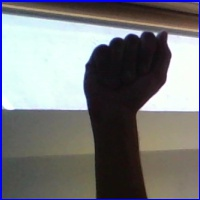
#> input picture asl_alphabet_test/A_test.jpg, 200 x 200 px, found by its file name
$ python preprocess.py
#> lines starting #> are read from the running program, lines starting #| are printed output that depends on the picture
import cv2
import matplotlib.pyplot as plt
import numpy as np
from PIL import Image

imagepath = '/home/gpae03/Documentos/Projects/avanti/ProjetoAvanti/asl_alphabet_test/A_test.jpg'
image = cv2.imread(imagepath)
#> image is the input picture: shape (200, 200, 3); mean B, G, R 123.9, 121.8, 120.8

#convertendo para escala de cinza
gray_image =  cv2.cvtColor(image, cv2.COLOR_RGB2GRAY)
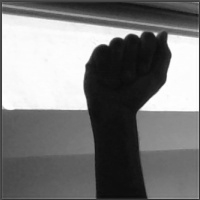
#> gray_image: shape (200, 200); min 11, max 255, mean 122.3
# Plotar imagem original
#redimensionando
width = 200
height = 200
resized_image = cv2.resize(gray_image, (width, height))

clahe = cv2.createCLAHE(clipLimit=0.5, tileGridSize=(8,8))
clahe_image = clahe.apply(resized_image)
contrasted = cv2.convertScaleAbs(resized_image, alpha=3.5, beta=0)
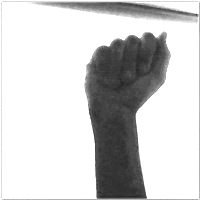
#> contrasted: shape (200, 200); min 38, max 255, mean 206.7

kernel = np.ones((3,3), np.uint8)
#enhance_image = cv2.blur(cv2.Canny(equalized_image, threshold1=95, threshold2=100), (3,3), 5)
edges = cv2.Canny(contrasted, threshold1=100, threshold2=250)
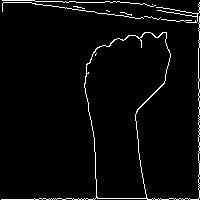
#> edges: shape (200, 200); 3.4% white in thin lines or dots
sub = cv2.subtract(contrasted,  edges)
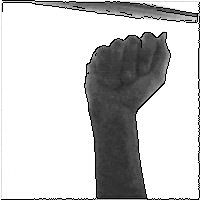
#> sub: shape (200, 200); min 0, max 255, mean 200.3
clahe_image = clahe.apply(resized_image)
sub = cv2.convertScaleAbs(sub, alpha=1, beta=80)
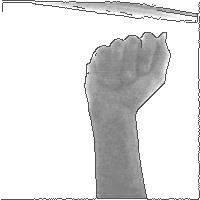
#> sub: shape (200, 200); min 80, max 255, mean 224.2
fusion = cv2.addWeighted(edges, 0.2, sub, 1, 0)
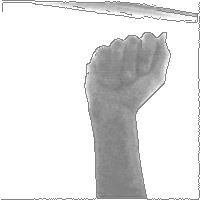
#> fusion: shape (200, 200); min 118, max 255, mean 225.9


#> (the run stopped early here; a loop or call above may not have finished)

$ run again, with asl_alphabet_test/B_test.jpg copied over asl_alphabet_test/A_test.jpg
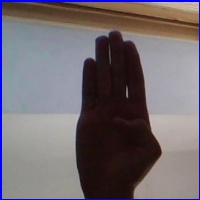
#> input picture asl_alphabet_test/B_test.jpg, 200 x 200 px, found by its file name
#> image is the input picture: shape (200, 200, 3); mean B, G, R 111.8, 106.2, 114
#> `edges = cv2.Canny(contrasted, threshold1=100, threshold2=250)`:
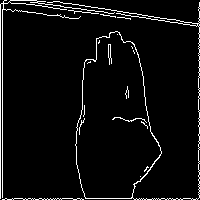
#> edges: shape (200, 200); 4.9% white in thin lines or dots
#> `fusion = cv2.addWeighted(edges, 0.2, sub, 1, 0)`:
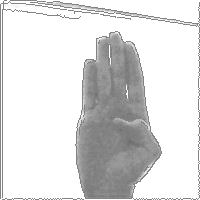
#> fusion: shape (200, 200); min 108, max 255, mean 221.6

$ run again, with asl_alphabet_test/C_test.jpg copied over asl_alphabet_test/A_test.jpg
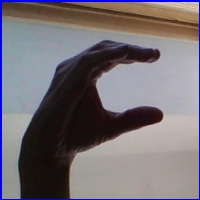
#> input picture asl_alphabet_test/C_test.jpg, 200 x 200 px, found by its file name
#> image is the input picture: shape (200, 200, 3); mean B, G, R 117.1, 111.6, 118
#> `edges = cv2.Canny(contrasted, threshold1=100, threshold2=250)`:
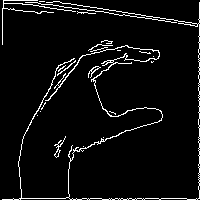
#> edges: shape (200, 200); 5.1% white in thin lines or dots
#> `fusion = cv2.addWeighted(edges, 0.2, sub, 1, 0)`:
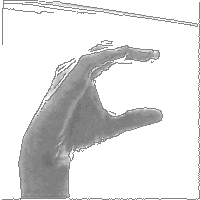
#> fusion: shape (200, 200); min 108, max 255, mean 224.3
